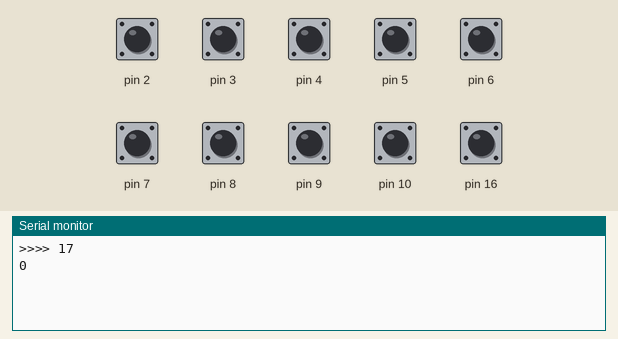
A sketch run on a simulated Arduino Leonardo, built with avr-gcc and run on an emulated ATmega32U4. Shown: the last lines printed to the serial monitor. Inputs (shaded band) come from the test bench; at power-on: pin 2–10, pin 16 HIGH. USB keyboard and mouse output is not drawn.

Above: at 1.9 s.
2.0 s: pin 2 pulled LOW for 0.6 s
At 3.3 s:
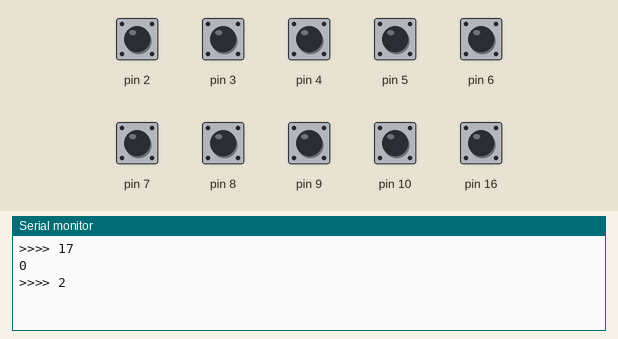
4.1 s: pin 3 pulled LOW for 0.6 s
At 4.9 s:
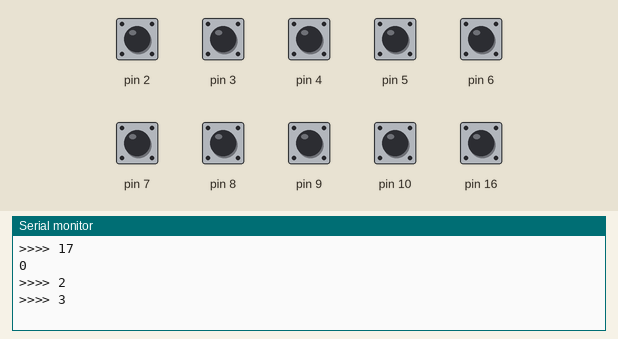
6.2 s: pin 4 pulled LOW for 0.6 s
At 7.7 s:
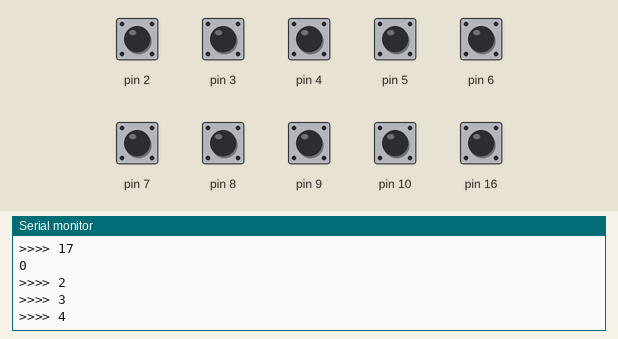
8.3 s: pin 5 pulled LOW for 0.6 s
At 9.4 s:
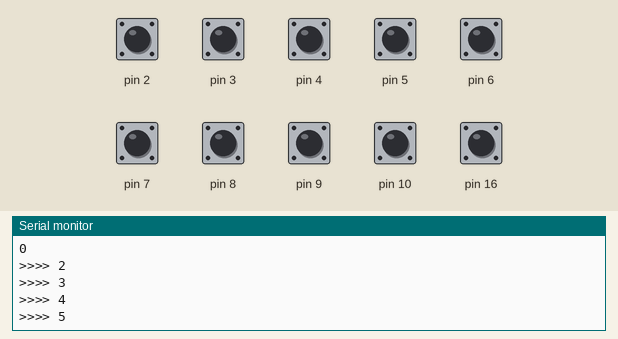
10.4 s: pin 6 pulled LOW for 0.6 s
At 11.0 s:
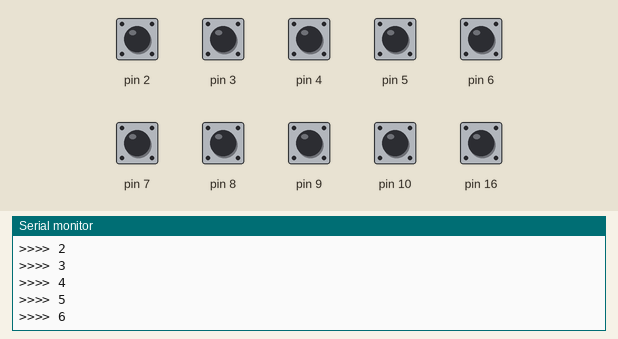
12.5 s: pin 7 pulled LOW for 0.6 s
At 13.8 s:
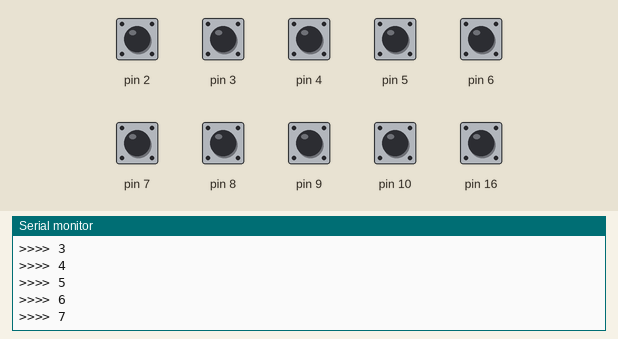
Timing chart, 0 to 15.5 s (numbered marks = the images above; inputs shaded):
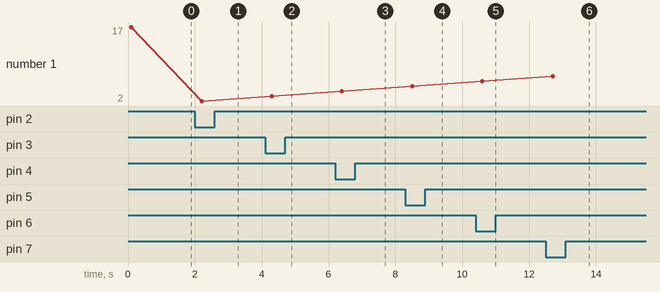

The sketch:

F5_radar_interval.ino
```cpp
#include "Keyboard.h"

int lastButtonState[11] = { 0, 0, 0, 0, 0 ,0 ,0 ,0 ,0 ,0 ,0};
const int tempoApertoBotao = 250;

void pressButton(void) {
  //Joystick.pressButton(numBotao);
  delay(tempoApertoBotao);
  //Joystick.releaseButton(numBotao);
}

void pressButton(int pinState, int lastButtonStateNumb, int bt) {
  if (pinState == 1 && lastButtonState[lastButtonStateNumb] != pinState) {
    pressButton();
    Serial.print("Pressinou o botao : "); Serial.println(bt);
    lastButtonState[lastButtonStateNumb] = pinState;
  }else {
    lastButtonState[lastButtonStateNumb] = pinState;
    Serial.print("Else : "); Serial.println(bt);
  }
}

void teclado(void) {
  int pin2 = !digitalRead(2);
  int pin3 = !digitalRead(3);
  int pin4 = !digitalRead(4);
  int pin5 = !digitalRead(5);
  int pin6 = !digitalRead(6);
  int pin7 = !digitalRead(7);
  int pin8 = !digitalRead(8);
  int pin9 = !digitalRead(9);
  int pin10 = !digitalRead(10);
  int pin16 = !digitalRead(16);

  if (pin2 == 1 && lastButtonState[0] != pin2) {
    //Keyboard.press(KEY_LEFT_CTRL);
    Keyboard.press(KEY_LEFT_ALT);
    //Keyboard.press(KEY_DELETE);
    Keyboard.press('5');
    delay(100);
    Keyboard.releaseAll();
    Serial.println(">>>> 2");
    lastButtonState[0] = pin2;
  }else {
    lastButtonState[0] = pin2;
  }

  if (pin3 == 1 && lastButtonState[1] != pin3) {
    Keyboard.press(KEY_LEFT_ALT);
    //Keyboard.press(KEY_DELETE);
    Keyboard.press('6');
    delay(100);
    Keyboard.releaseAll();
    Serial.println(">>>> 3");
    lastButtonState[1] = pin3;
  }else {
    lastButtonState[1] = pin3;
  }

  if (pin4 == 1 && lastButtonState[2] != pin4) {
    //Keyboard.press(KEY_LEFT_CTRL);
    Keyboard.press(KEY_LEFT_ALT);
    //Keyboard.press(KEY_DELETE);
    Keyboard.press('7');
    delay(100);
    Keyboard.releaseAll();
    Serial.println(">>>> 4");
    lastButtonState[2] = pin4;
  }else {
    lastButtonState[2] = pin4;
  }

  if (pin5 == 1 && lastButtonState[3] != pin5) {
    //Keyboard.press(KEY_LEFT_CTRL);
    Keyboard.press(KEY_LEFT_ALT);
    //Keyboard.press(KEY_DELETE);
    Keyboard.press('8');
    delay(100);
    Keyboard.releaseAll();
    Serial.println(">>>> 5");
    lastButtonState[3] = pin5;
  }else {
    lastButtonState[3] = pin5;
  }

  if (pin6 == 1 && lastButtonState[4] != pin6) {
    //Keyboard.press(KEY_LEFT_CTRL);
    //Keyboard.press(KEY_LEFT_ALT);
    //Keyboard.press(KEY_DELETE);
    Keyboard.press(KEY_RIGHT_CTRL);
    Keyboard.press('4');
    delay(100);
    Keyboard.releaseAll();
    Serial.println(">>>> 6");
    lastButtonState[4] = pin6;
  }else {
    lastButtonState[4] = pin6;
  }

  if (pin7 == 1 && lastButtonState[5] != pin7) {
    Keyboard.press(KEY_RIGHT_CTRL);
    Keyboard.press('3');
    delay(100);
    Keyboard.releaseAll();
    Serial.println(">>>> 7");
    lastButtonState[5] = pin7;
  }else {
    lastButtonState[5] = pin7;
  }

  if (pin8 == 1 && lastButtonState[6] != pin8) {
    Keyboard.press(KEY_RIGHT_CTRL);
    Keyboard.press('2');
    delay(100);
    Keyboard.releaseAll();
    Serial.println(">>>> 8");
    lastButtonState[6] = pin8;
  }else {
    lastButtonState[6] = pin8;
  }

  if (pin9 == 1 && lastButtonState[7] != pin9) {
    Keyboard.press(KEY_RIGHT_CTRL);
    Keyboard.press('1');
    delay(100);
    Keyboard.releaseAll();
    Serial.println(">>>> 9");
    lastButtonState[7] = pin9;
  }else {
    lastButtonState[7] = pin9;
  }

  if (pin10 == 1 && lastButtonState[8] != pin10) {
    Keyboard.press(KEY_LEFT_CTRL);
    Keyboard.press(KEY_LEFT_ALT);
    Keyboard.press('1');
    delay(100);
    Keyboard.releaseAll();
    Serial.println(">>>> 10");
    lastButtonState[8] = pin10;
    lastButtonState[10] = 0;
  }else {
    lastButtonState[8] = pin10;
  }

  if (pin16 == 1 && lastButtonState[9] != pin16) {
    Keyboard.press(KEY_LEFT_CTRL);
    Keyboard.press(KEY_LEFT_ALT);
    Keyboard.press('3');
    delay(100);
    Keyboard.releaseAll();
    Serial.println(">>>> 16");
    lastButtonState[9] = pin16;
    lastButtonState[10] = 0;
  }else {
    lastButtonState[9] = pin16;
  }

  if (pin16 == 0 && pin10 == 0 && lastButtonState[10] != 1) {
    Keyboard.press(KEY_LEFT_CTRL);
    Keyboard.press(KEY_LEFT_ALT);
    Keyboard.press('2');
    delay(100);
    Keyboard.releaseAll();
    Serial.println(">>>> 17");
    Serial.println(lastButtonState[10]);
    lastButtonState[10] = 1;
  }

}

void setup() {  // initialize the buttons' inputs:
  pinMode(2, INPUT_PULLUP);
  pinMode(3, INPUT_PULLUP);
  pinMode(4, INPUT_PULLUP);
  pinMode(5, INPUT_PULLUP);
  pinMode(6, INPUT_PULLUP);
  pinMode(7, INPUT_PULLUP);
  pinMode(8, INPUT_PULLUP);
  pinMode(9, INPUT_PULLUP);
  pinMode(10, INPUT_PULLUP);
  pinMode(16, INPUT_PULLUP);

  Serial.begin(9600);
  Keyboard.begin();
}

void loop() {
  teclado();
  delay(500);
}
```

Measured:
- after the input at 2.0 s, the serial monitor: prints a new line after 0.20 s (image 1)
- after the input at 4.1 s, the serial monitor: prints a new line after 0.20 s (image 2)
- after the input at 6.2 s, the serial monitor: prints a new line after 0.20 s (image 3)
- after the input at 8.3 s, the serial monitor: prints a new line after 0.20 s (image 4)
- after the input at 10.4 s, the serial monitor: prints a new line after 0.20 s (image 5)
- after the input at 12.5 s, the serial monitor: prints a new line after 0.20 s (image 6)
- plotted number 1: 17 → 2 after the input at 2.0 s, 2 → 3 after the input at 4.1 s, 3 → 4 after the input at 6.2 s, 4 → 5 after the input at 8.3 s, 5 → 6 after the input at 10.4 s
